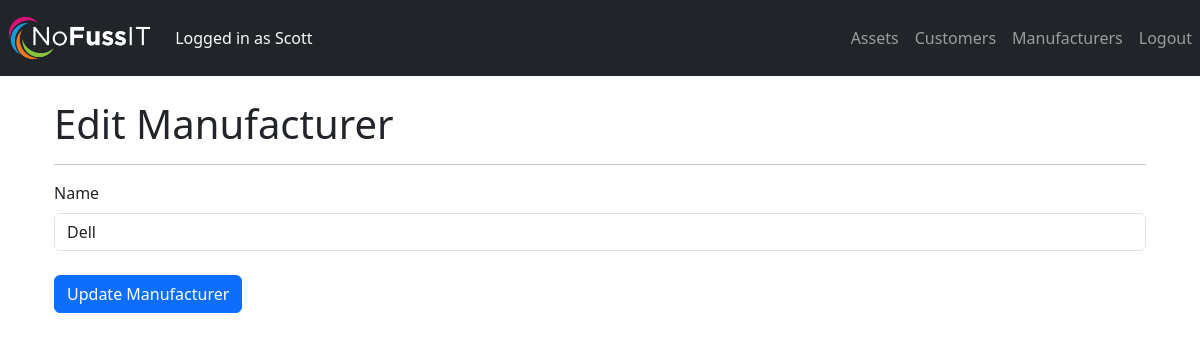
Before: /edit_manufacturer/1 (signed in) with the older database file.
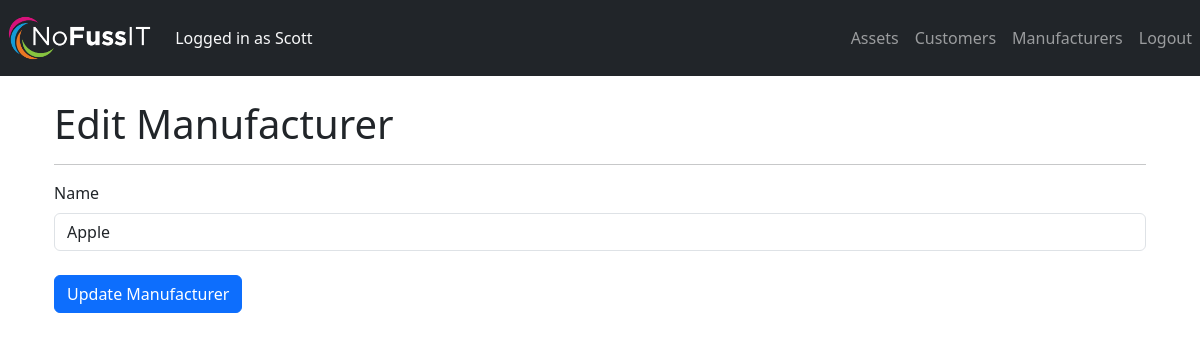
After: the same page with the newer database file.
### app/models.py (models this page shows, shortened)
class Manufacturer(db.Model):
    id = db.Column(db.Integer, primary_key=True)
    name = db.Column(db.String(100), nullable=False)
    assets = db.relationship('Asset', backref='manufacturer', lazy=True)

### app/routes.py (the view)
@main.route('/edit_manufacturer/<int:manufacturer_id>', methods=['GET', 'POST'])
@login_required
def edit_manufacturer(manufacturer_id):
    manufacturer = Manufacturer.query.get_or_404(manufacturer_id)
    manufacturer_form = ManufacturerForm()
    if manufacturer_form.validate_on_submit():
        manufacturer.name = manufacturer_form.name.data
        db.session.commit()
        flash('Manufacturer updated', 'success')
        return redirect(url_for('main.manufacturers'))
    elif request.method == 'GET':
        manufacturer_form.name.data = manufacturer.name
    return render_template('edit_manufacturer.html', manufacturer=manufacturer, manufacturer_form=manufacturer_form)

### app/forms.py
class ManufacturerForm(FlaskForm):
    name = StringField('Name', validators=[DataRequired()])
    submit = SubmitField('Add Manufacturer')

### app/models.py (called while the page is built)
@login_manager.user_loader
def load_user(user_id):
    return User.query.get(int(user_id))

### app/templates/edit_manufacturer.html (shortened to what this page needs)
{% extends 'base.html' %}
{% block content %}
<div class="container">
    <h1>Edit Manufacturer</h1>
    <hr>
    <form method="POST">
        <div class="form-group">
            {{ manufacturer_form.name.label(class="form-label") }}
            {{ manufacturer_form.name(class="form-control") }}
        </div>
        <br>
        <div class="form-group">
            <button type="submit" class="btn btn-primary">
                Update Manufacturer
            </button>
        </div>
    </form>
</div>
{% endblock %}

Changed rows visible on the page:
changed Manufacturer: name "Dell" → "Apple"
